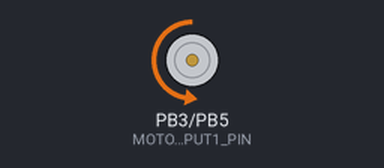
A sketch run on a simulated ATtiny85, built with avr-gcc and run on an emulated ATtiny85. On the bench: motor-driver pin pairs drawn as motors (green arrow = first pin HIGH = forward, orange = second pin HIGH = backward, longer = more drive, scaled by the enable pin).

Above: at 1.5 s.
At 3.5 s:
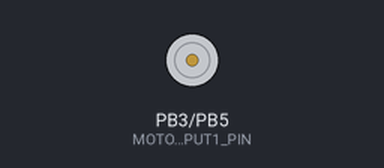
At 5.5 s:
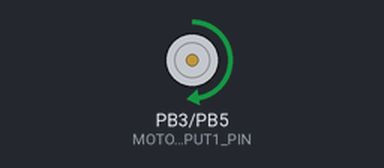
Timing chart, 0 to 9.1 s (numbered marks = the images above):
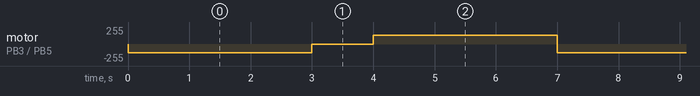

The sketch:

attiny85_and_DC_motor.ino
```cpp
#define MOTOR_ENABLE_PIN 4
#define MOTOR_INPUT1_PIN 3
#define MOTOR_INPUT2_PIN 5
void setup() {
  pinMode(MOTOR_ENABLE_PIN, OUTPUT);
  pinMode(MOTOR_INPUT1_PIN, OUTPUT);
  pinMode(MOTOR_INPUT2_PIN, OUTPUT); }
void loop() {
  digitalWrite(MOTOR_INPUT1_PIN, LOW);
  digitalWrite(MOTOR_INPUT2_PIN, HIGH);
  analogWrite(MOTOR_ENABLE_PIN, 128);
  delay(3000);
  analogWrite(MOTOR_ENABLE_PIN, 0);
  delay(1000);
  digitalWrite(MOTOR_INPUT1_PIN, HIGH);
  digitalWrite(MOTOR_INPUT2_PIN, LOW);
  analogWrite(MOTOR_ENABLE_PIN, 128);
  delay(3000);
}
```

Measured:
- by itself, motor on PB3 (MOTOR_INPUT1_PIN) / PB5 (MOTOR_INPUT2_PIN): repeats every 7.0 s: stopped 1.0 s, forward 128/255 3.0 s, backward 128/255 3.0 s
